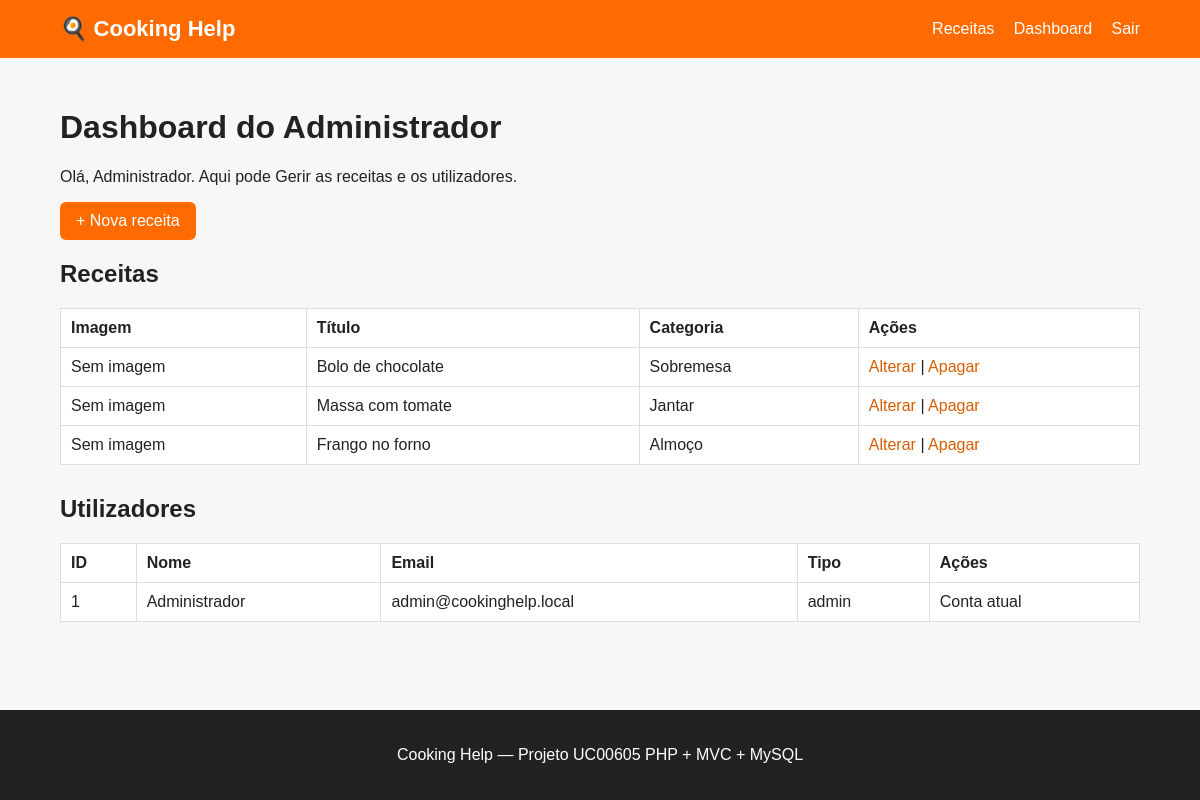
The page /index.php?pagina=admin (signed in) on the database its author committed.
### tables this page shows
CREATE TABLE receitas (
    id INT AUTO_INCREMENT PRIMARY KEY,
    titulo varchar(150) NOT NULL,
    categoria varchar(100) NOT NULL,
    ingredientes TEXT NOT NULL,
    preparacao TEXT NOT NULL,
    tempo varchar(50) NOT NULL,
    dificuldade varchar(50) NOT NULL,
    imagem varchar(255) DEFAULT NULL,
    criado_em TIMESTAMP DEFAULT CURRENT_TIMESTAMP
);

CREATE TABLE utilizadores (
    id INT AUTO_INCREMENT PRIMARY KEY,
    nome varchar(100) NOT NULL,
    email varchar(150) NOT NULL UNIQUE,
    password varchar(255) NOT NULL,
    tipo ENUM('utilizador','admin') NOT NULL DEFAULT 'utilizador',
    criado_em TIMESTAMP DEFAULT CURRENT_TIMESTAMP
);

### controller/AdminController.php (called while the page is built, shortened)
<?php
require_once __DIR__ . '/../model/Receita.php';
require_once __DIR__ . '/../model/Utilizador.php';
class AdminController {
    private $receita;
    private $utilizador;
    public function __construct() {
        $this->receita = new Receita();
        $this->utilizador = new Utilizador();
    }
    public function index() {
        $receitas = $this->receita->listar();
        $utilizadores = $this->utilizador->listar();
        require __DIR__ . '/../view/admin/dashboard.php';
    }
}
?>

### conexao/Conexao.php (called while the page is built, shortened)
<?php
class Conexao {
    private $host = 'localhost';
    private $db = 'cooking_help';
    private $utilizador = 'root';
    private $password = '';
    public function ligar() {
        try {
            $this->pdo = new PDO(
                "mysql:host={$this->host};dbname={$this->db};charset=utf8mb4",
                $this->utilizador,
                $this->password
            );
            $this->pdo->setAttribute(PDO::ATTR_ERRMODE, PDO::ERRMODE_EXCEPTION);
            return $this->pdo;
        } catch (PDOException $e) {
            die('Erro na ligação à base de dados: ' . $e->getMessage());
        }
    }
}
?>

### model/Receita.php (called while the page is built, shortened)
<?php
require_once __DIR__ . '/../conexao/Conexao.php';
class Receita {
    private $pdo;
    public function __construct() {
        $this->pdo = (new Conexao())->ligar();
    }
    public function listar($pesquisa = '') {
        if ($pesquisa !== '') {
            $sql = "SELECT * FROM receitas
                    WHERE titulo LIKE :pesquisa OR categoria LIKE :pesquisa
                    ORDER BY id DESC";
            $stmt = $this->pdo->prepare($sql);
            $stmt->execute([':pesquisa' => '%' . $pesquisa . '%']);
        } else {
            $stmt = $this->pdo->query("SELECT * FROM receitas ORDER BY id DESC");
        }
        return $stmt->fetchAll(PDO::FETCH_ASSOC);
    }
}
?>

### model/Utilizador.php (called while the page is built, shortened)
<?php
require_once __DIR__ . '/../conexao/Conexao.php';
class Utilizador {
    private $pdo;
    public function __construct() {
        $this->pdo = (new Conexao())->ligar();
    }
    public function listar() {
        $stmt = $this->pdo->query(
            "SELECT id, nome, email, tipo FROM utilizadores ORDER BY id DESC"
        );
        return $stmt->fetchAll(PDO::FETCH_ASSOC);
    }
}
?>

### view/admin/dashboard.php (the view)
<?php require __DIR__ . '/../layouts/header.php'; ?>
<h1>Dashboard do Administrador</h1>
<p>Olá, <?= htmlspecialchars($_SESSION['utilizador']['nome']) ?>. Aqui pode Gerir as receitas e os utilizadores.</p>
<a class="btn" href="index.php?pagina=criar">+ Nova receita</a>
<h2>Receitas</h2>
<table>
<tr><th>Imagem</th><th>Título</th><th>Categoria</th><th>Ações</th></tr>
<?php foreach ($receitas as $r): ?>
<tr>
    <td>
        <?php if ($r['imagem']): ?>
            <img class="mini" src="imagem/<?= htmlspecialchars($r['imagem']) ?>" alt="<?= htmlspecialchars($r['titulo']) ?>">
        <?php else: ?>
            Sem imagem
        <?php endif; ?>
    </td>
    <td><?= htmlspecialchars($r['titulo']) ?></td>
    <td><?= htmlspecialchars($r['categoria']) ?></td>
    <td>
        <a href="index.php?pagina=editar&id=<?= $r['id'] ?>">Alterar</a> |
        <a href="index.php?pagina=apagar&id=<?= $r['id'] ?>" onclick="return confirm('Apagar esta receita?')">Apagar</a>
    </td>
</tr>
<?php endforeach; ?>
</table>
<h2>Utilizadores</h2>
<table>
<tr><th>ID</th><th>Nome</th><th>Email</th><th>Tipo</th><th>Ações</th></tr>
<?php foreach ($utilizadores as $u): ?>
<tr>
    <td><?= $u['id'] ?></td>
    <td><?= htmlspecialchars($u['nome']) ?></td>
    <td><?= htmlspecialchars($u['email']) ?></td>
    <td><?= htmlspecialchars($u['tipo']) ?></td>
    <td>
        <?php if ((int)$u['id'] !== (int)$_SESSION['utilizador']['id']): ?>
            <a href="index.php?pagina=apagar_utilizador&id=<?= $u['id'] ?>" onclick="return confirm('Apagar este utilizador?')">Apagar</a>
        <?php else: ?>
            Conta atual
        <?php endif; ?>
    </td>
</tr>
<?php endforeach; ?>
</table>
<?php require __DIR__ . '/../layouts/footer.php'; ?>

### css/style.css (style rules this page uses)
* { box-sizing: border-box; }
html, body { min-height: 100%; }
body { margin: 0; min-height: 100vh; display: flex; flex-direction: column; font-family: Arial, sans-serif; background: #f7f7f7; color: #222; }
a { color: #d95d00; text-decoration: none; }
button, .btn { display: inline-block; border: 0; background: #ff6b00; color: white; padding: 10px 16px; border-radius: 6px; cursor: pointer; }
table { width: 100%; border-collapse: collapse; background: white; margin: 15px 0 30px; }
th, td { padding: 10px; border: 1px solid #ddd; text-align: left; }

### rows shown on the page
receitas: shows "Sem imagem", titulo "Bolo de chocolate", categoria "Sobremesa"
receitas: shows "Sem imagem", titulo "Massa com tomate", categoria "Jantar"
receitas: shows "Sem imagem", titulo "Frango no forno", categoria "Almoço"
utilizadores: id "1", nome "Administrador", email "admin@cookinghelp.local", tipo "admin", shows "Conta atual"

### other values the page prints
$_SESSION['utilizador']['nome'] "Administrador"
